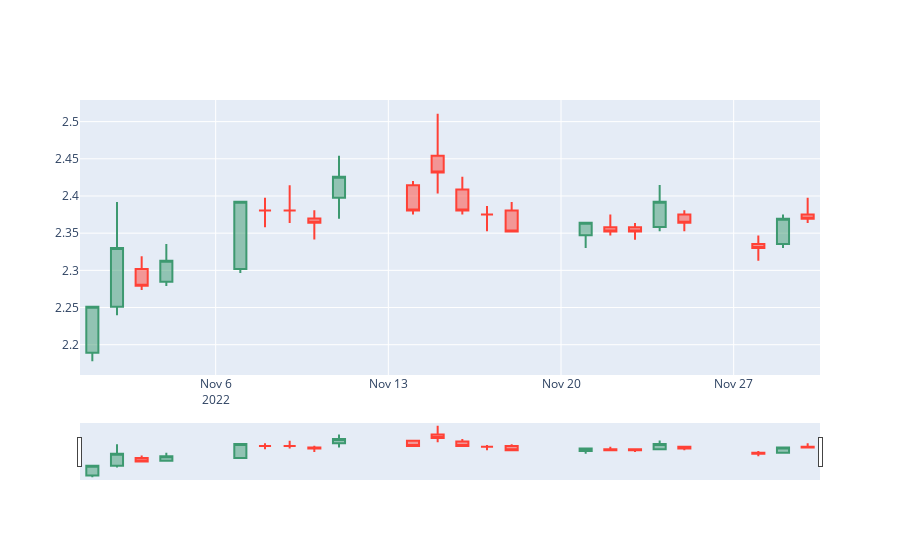

Notebook code for this chart:
### Code cell
import plotly.graph_objects as go
fig = go.Figure(data=[go.Candlestick(x=df.index.get_level_values("datetime"),
                open=df['$open'],
                high=df['$high'],
                low=df['$low'],
                close=df['$close'])])
fig.show()
